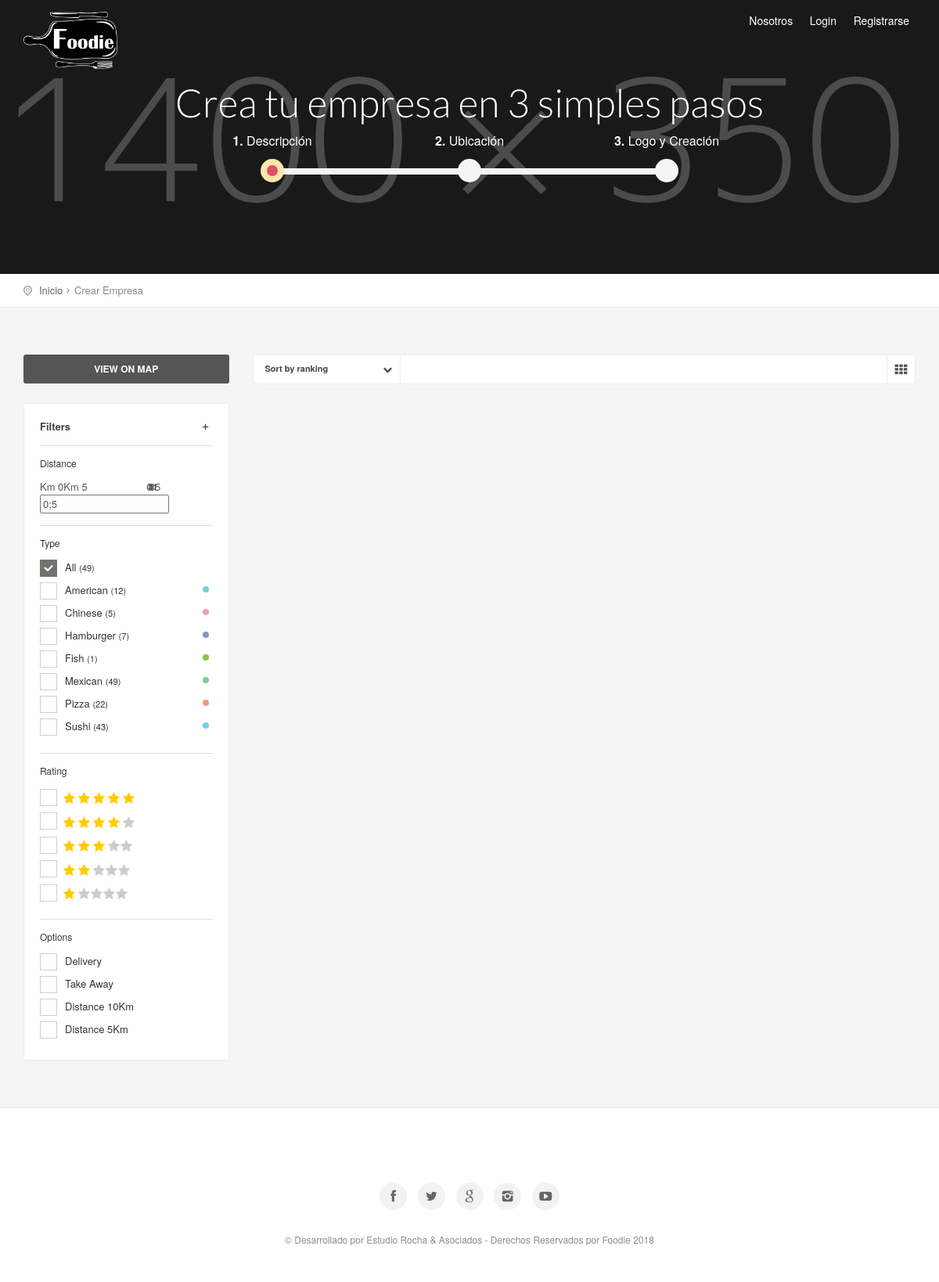
Page /restaurantes.php on the earlier database version.
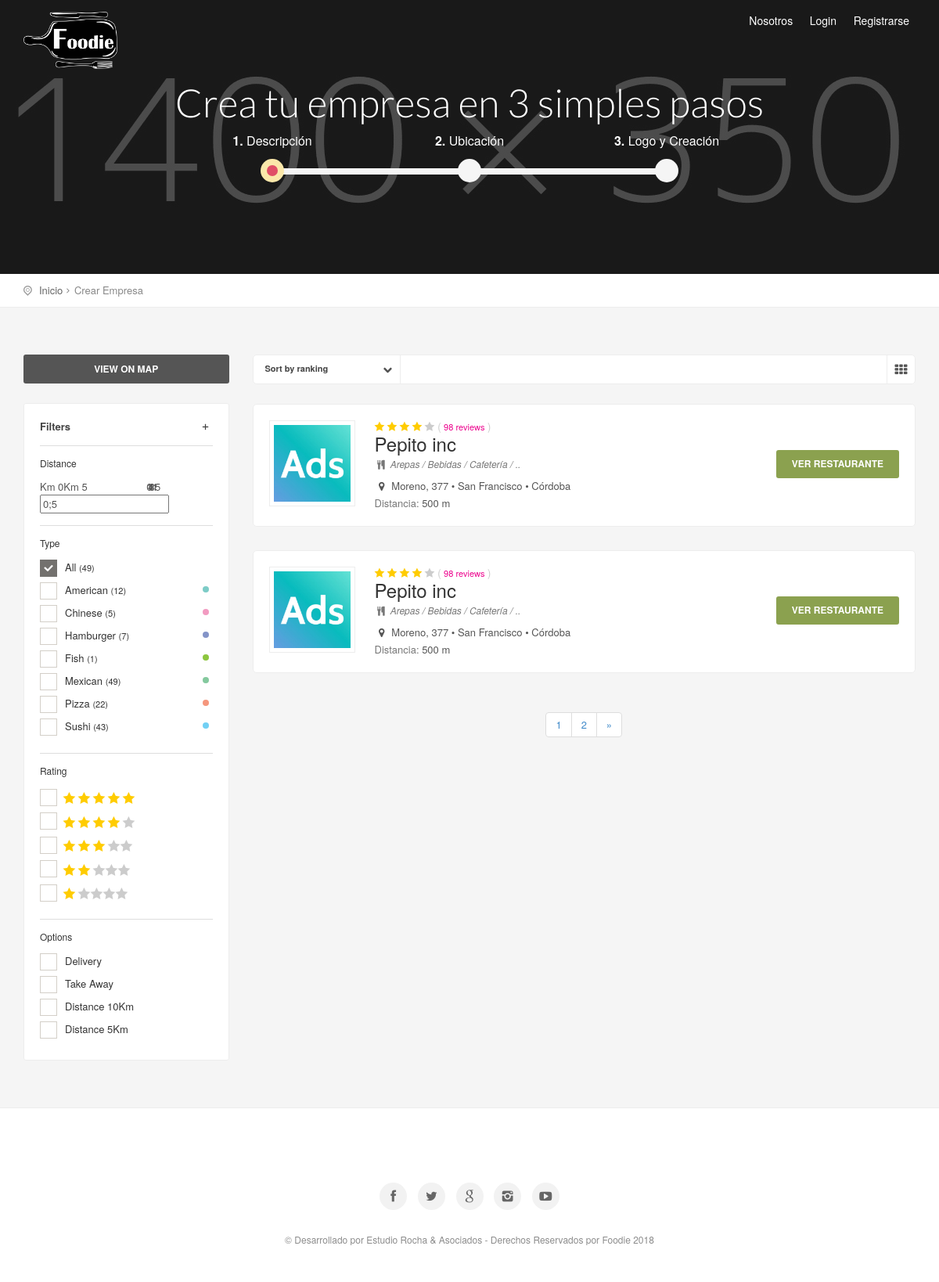
Same page on the later database version.
### tables this page shows
CREATE TABLE `empresas` (
  `id` int(11) NOT NULL,
  `cod` varchar(255) DEFAULT NULL,
  `titulo` text,
  `telefono` varchar(255) DEFAULT NULL,
  `email` text,
  `provincia` text,
  `ciudad` text,
  `barrio` text,
  `direccion` varchar(255) DEFAULT NULL,
  `postal` text,
  `desarrollo` text,
  `redes` varchar(255) DEFAULT NULL,
  `logo` text,
  `categoria` text,
  `subcategoria` text,
  `keywords` text,
  `description` text,
  `fecha` date DEFAULT NULL,
  `cod_usuario` text
);

### Config/Autoload.php (called while the page is built, shortened)
<?php
class autoload
{
    public static function runSitio()
    {
        spl_autoload_register(
            function($clase)
            {
                $ruta = str_replace("\\", "/", $clase) . ".php";
            }
        );
    }
}

### Clases/Conexion.php (called while the page is built, shortened)
<?php namespace Clases;
class Conexion
{
    private $datos = array("host"=> "localhost","user"=> "root","pass"=> "","db"  => "foodie");
    private $con;
    public function __construct()
    {
        $this->con = mysqli_connect($this->datos["host"], $this->datos["user"], $this->datos["pass"], $this->datos["db"]);
        mysqli_set_charset($this->con,'utf8');
    }
    public function sqlReturn($query)
    {
        $dato = $this->con->query($query);
        return $dato;
    }
}

### Clases/Empresas.php (called while the page is built, shortened)
<?php
class Empresas
{
    private $con;
    public function __construct()
    {
        $this->con = new Conexion();
    }
    function list($filter,$order,$limit) {
        $array = array();
        if (is_array($filter)) {
            $filterSql = "WHERE ";
            $filterSql .= implode(" AND ", $filter);
        } else {
            $filterSql = '';
        }
        if ($order != '') {
            $orderSql = $order;
        } else {
            $orderSql = "id DESC";
        }
        if ($limit != '') {
            $limitSql = "LIMIT " . $limit;
        } else {
            $limitSql = '';
        }
        $sql = "SELECT * FROM `empresas` $filterSql  ORDER BY $orderSql $limitSql";
        $notas = $this->con->sqlReturn($sql);
        if ($notas) {
            while ($row = mysqli_fetch_assoc($notas)) {
                $array[] = $row;
            }
            return $array ;
        }
    }
}

### Clases/Categorias.php (called while the page is built, shortened)
<?php
class Categorias
{
    private $con;
    public function __construct()
    {
        $this->con = new Conexion();
    }
    function categoriasMasUsadas(){
        $array = array();
        $sql = "SELECT c.titulo, count(p.categoria) cant FROM categorias c JOIN productos p ON p.categoria = c.cod WHERE p.cod_empresa = '$this->cod_empresa' GROUP BY c.titulo ORDER BY cant DESC LIMIT 3";
        $notas = $this->con->sqlReturn($sql);
        if ($notas) {
            while ($row = mysqli_fetch_assoc($notas)) {
                $array[] = $row;
            }
            return $array ;
        }
    }
}

### restaurantes.php (the view, shortened to what the rows shown need)
<?php
require_once "Config/Autoload.php";
$empresa = new Clases\Empresas();
$categorias = new Clases\Categorias();
$pagina = isset($_GET["pagina"]) ? $_GET["pagina"] : '0';
$cantidad = 2;
$empresaArray = $empresa->list("","",$cantidad*$pagina.','.$cantidad);
?>
<section class="parallax-window" id="short" data-parallax="scroll" data-image-src="img/sub_header_cart.jpg"
         data-natural-width="1400" data-natural-height="350">
    <div id="subheader">
        <div id="sub_content">
            <h1>Crea tu empresa en 3 simples pasos</h1>
        </div>
    </div>
</section>
<div class="container margin_60_35">
    <div class="row">
        <div class="col-md-9">
            <?php foreach ($empresaArray as $key => $value): ?>
            <?php $categorias->set("cod_empresa",$value['cod']); ?>
            <?php $categoriasArray = $categorias->categoriasMasUsadas(); ?>
                <div class="strip_list wow fadeIn" data-wow-delay="0.1s">
                    <div class="row">
                        <div class="col-md-9 col-sm-9">
                            <div class="desc">
                                <div class="thumb_strip">
                                    <a href="#"><img src="<?= URL; ?>/<?= $value['logo']; ?>"
                                                     alt="<?= $value['titulo'] ?>"></a>
                                </div>
                                <div class="rating">
                                    <i class="icon_star voted"></i><i class="icon_star voted"></i><i
                                            class="icon_star voted"></i><i class="icon_star voted"></i><i
                                            class="icon_star"></i> (
                                    <small><a href="#0">98 reviews</a></small>
                                    )
                                </div>
                                <h3><?= $value['titulo'] ?></h3>
                                <div class="type">
                                    <i class="icon-food"></i>
                                    <?php foreach ($categoriasArray as $keyC => $valueC): ?>
                                    <?=$valueC['titulo']?> /
                                    <?php endforeach; ?>
                                    ..
                                </div>
                                <div class="location">
                                    <i class="icon-location"></i> <?= $value['direccion'] ?> • <?= $value['ciudad'] ?> • <?= $value['provincia'] ?>
                                </div>
                                <div class="mt-5">
                                    <span class="info">Distancia: </span>500 m
                                </div>
                            </div>
                        </div>
                        <div class="col-md-3 col-sm-3">
                            <div class="go_to">
                                <div>
                                    <a href="#" class="btn_1">Ver Restaurante</a>
                                </div>
                            </div>
                        </div>
                    </div>
                </div>
            <?php endforeach; ?>
        </div>
    </div>
</div>

Differences in the rows shown:
added empresas: logo (picture), titulo "Pepito inc", titulo "Arepas", titulo "Bebidas", titulo "Cafetería", direccion "Moreno, 377", ciudad "San Francisco", provincia "Córdoba"
added empresas: logo (picture), titulo "Pepito inc", titulo "Arepas", titulo "Bebidas", titulo "Cafetería", direccion "Moreno, 377", ciudad "San Francisco", provincia "Córdoba"
Other differences:
new list line: "1"
new list line: "2"
